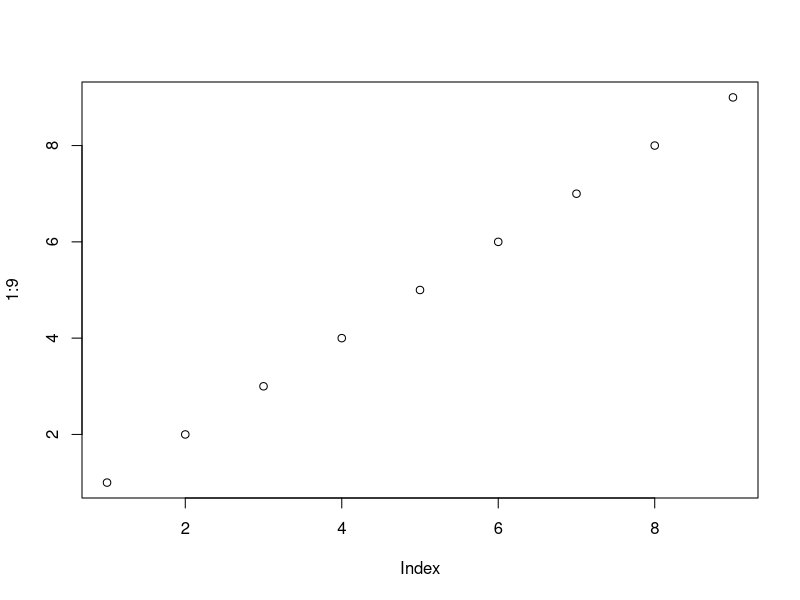
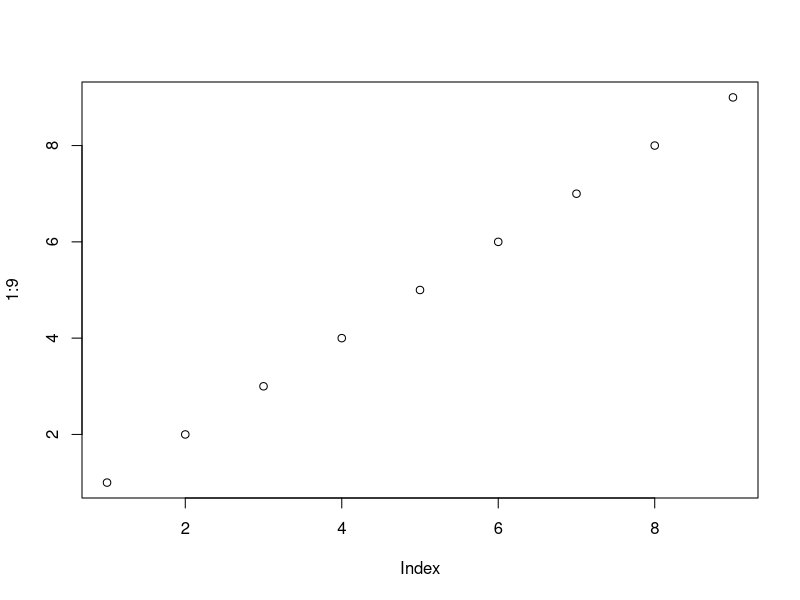

These figures' R source, in order:
## ---- chunk 1
#| echo: fenced
#| results: asis
tab <- tibble::tibble(x = 1:3, a = letters[x])
knitr::kable(tab, caption = 'A simple table')
## ---- chunk 2
#| echo: fenced
plot(1:9)
## ---- chunk 3
#| echo: fenced
#| fig-height: 3
#| fig-width: 9
plot(1:9)
